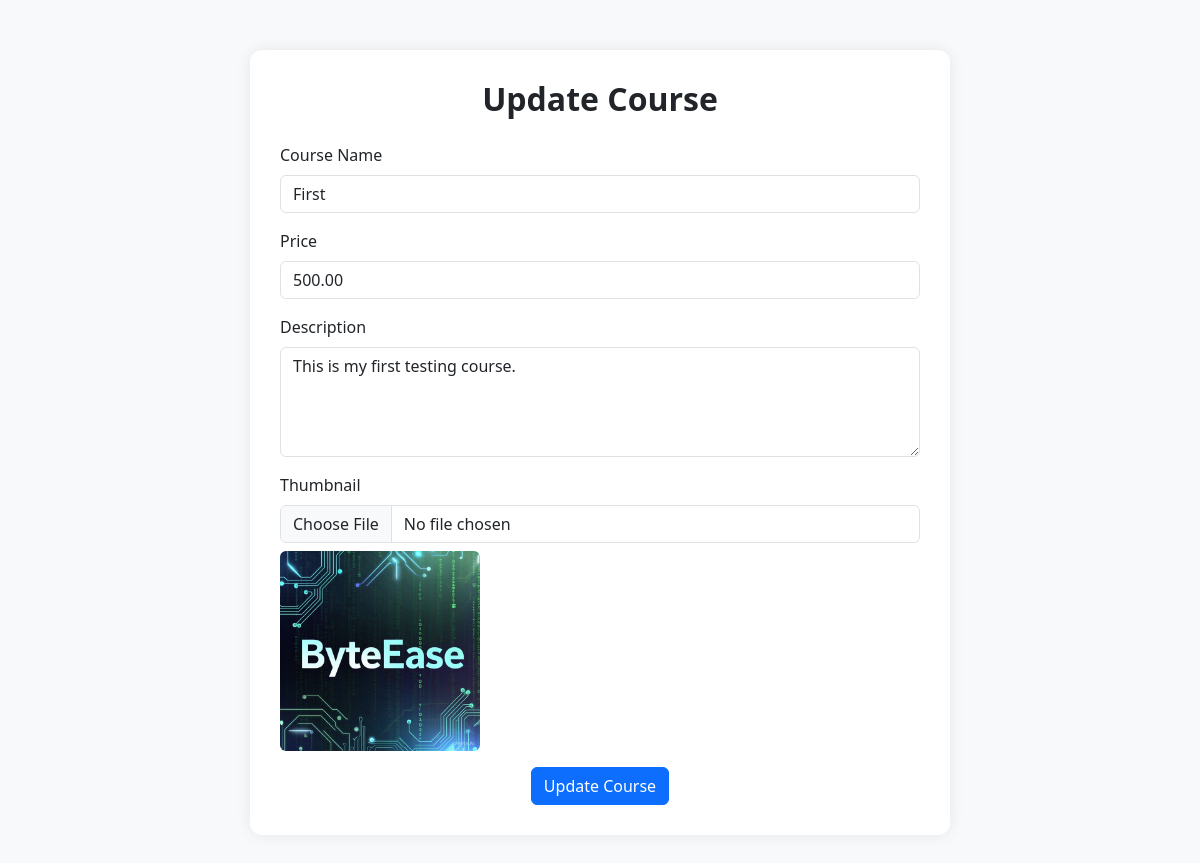
The app's page /teacher-dashboard/courses/6/edit/ (signed in) with its own data.
### firstapp/models.py (models this page shows, shortened)
class Courses(models.Model):
    name = models.CharField(max_length=100)
    description = models.TextField()
    price = models.DecimalField(max_digits=10, decimal_places=2)
    created_at = models.DateTimeField(auto_now_add=True)
    updated_at = models.DateTimeField(auto_now=True)
    teacher = models.ForeignKey(Teacher, on_delete=models.CASCADE)
    students = models.ManyToManyField(Student, related_name='courses')
    thumbnail = models.ImageField(upload_to='thumbnails/', blank=True, null=True)

### firstapp/views.py (the view, shortened to what this page needs)
# urls.py: path('teacher-dashboard/courses/<int:course_id>/edit/', views.update_course, name='edit-course'),
def update_course(request, course_id):
    if request.user.is_authenticated:
        profile = Profile.objects.get(user=request.user)
        if profile.role == "teacher":
            course = Courses.objects.get(id=course_id)
            return render(request, "update_course.html", {"course": course})
        else:
            messages.error(request, "You are not authorized to access this page.")
            return redirect("/")
    else:
        messages.error(request, "You need to log in first.")
        return redirect("/login")

### templates/update_course.html (shortened to what this page needs)
{% load static %}
<!DOCTYPE html>
<html lang="en">
<head>
    <link href="https://cdn.jsdelivr.net/npm/bootstrap@5.3.3/dist/css/bootstrap.min.css" rel="stylesheet">
</head>
<body>
    <div class="container">
        <div class="course-form">
            <h2 class="text-center">Update Course</h2>
            <form method="POST" enctype="multipart/form-data">
                <div class="mb-3">
                    <label for="id_name" class="form-label">Course Name</label>
                    <input type="text" name="name" class="form-control" id="id_name" value="{{ course.name }}" required>
                </div>
                <div class="mb-3">
                    <label for="id_price" class="form-label">Price</label>
                    <input type="number" name="price" class="form-control" id="id_price" value="{{ course.price }}"
                        step="0.01" required>
                </div>
                <div class="mb-3">
                    <label for="id_description" class="form-label">Description</label>
                    <textarea name="description" class="form-control" id="id_description" rows="4"
                        required>{{ course.description }}</textarea>
                </div>
                <div class="mb-3">
                    <label for="id_thumbnail" class="form-label">Thumbnail</label>
                    <input type="file" name="thumbnail" class="form-control" id="id_thumbnail">
                    {% if course.thumbnail %}
                    <div class="mt-2">
                        <img src="{{ course.thumbnail.url }}" alt="Current Thumbnail" class="img-fluid rounded"
                            width="200">
                    </div>
                    {% endif %}
                </div>
                <div class="text-center">
                    <button type="submit" class="btn btn-primary">Update Course</button>
                </div>
            </form>
        </div>
    </div>
</body>
</html>

### templates/update_course.html (style rules this page uses)
body { background-color: #f8f9fa; }
.course-form { max-width: 700px; margin: 50px auto; background: white; padding: 30px; border-radius: 12px; box-shadow: 0 0 15px rgba(0, 0, 0, 0.08); }
.course-form h2 { font-weight: 600; margin-bottom: 25px; }

### records on screen
Courses: name "First", price "500.00", description "This is my first testing course.", thumbnail (picture)
